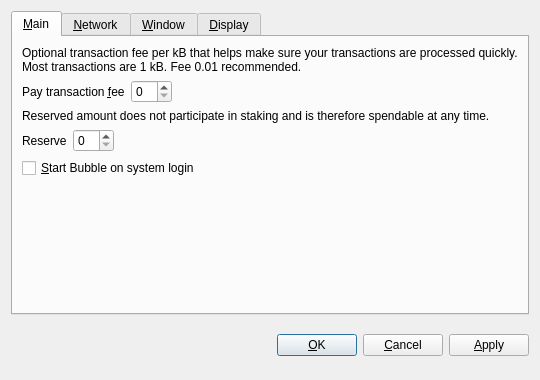
<?xml version="1.0" encoding="UTF-8"?>
<ui version="4.0">
 <class>OptionsDialog</class>
 <widget class="QDialog" name="OptionsDialog">
  <property name="geometry">
   <rect>
    <x>0</x>
    <y>0</y>
    <width>540</width>
    <height>380</height>
   </rect>
  </property>
  <property name="windowTitle">
   <string>Options</string>
  </property>
  <property name="modal">
   <bool>true</bool>
  </property>
  <layout class="QVBoxLayout" name="verticalLayout">
   <item>
    <widget class="QTabWidget" name="tabWidget">
     <property name="tabPosition">
      <enum>QTabWidget::North</enum>
     </property>
     <property name="currentIndex">
      <number>0</number>
     </property>
     <widget class="QWidget" name="tabMain">
      <attribute name="title">
       <string>&amp;Main</string>
      </attribute>
      <layout class="QVBoxLayout" name="verticalLayout_Main">
       <item>
        <widget class="QLabel" name="transactionFeeInfoLabel">
         <property name="text">
          <string>Optional transaction fee per kB that helps make sure your transactions are processed quickly. Most transactions are 1 kB. Fee 0.01 recommended.</string>
         </property>
         <property name="textFormat">
          <enum>Qt::PlainText</enum>
         </property>
         <property name="wordWrap">
          <bool>true</bool>
         </property>
        </widget>
       </item>
       <item>
        <layout class="QHBoxLayout" name="horizontalLayoutFee">
         <item>
          <widget class="QLabel" name="transactionFeeLabel">
           <property name="text">
            <string>Pay transaction &amp;fee</string>
           </property>
           <property name="textFormat">
            <enum>Qt::PlainText</enum>
           </property>
           <property name="buddy">
            <cstring>transactionFee</cstring>
           </property>
          </widget>
         </item>
         <item>
          <widget class="BitcoinAmountField" name="transactionFee"/>
         </item>
         <item>
          <spacer name="horizontalSpacerFee">
           <property name="orientation">
            <enum>Qt::Horizontal</enum>
           </property>
           <property name="sizeHint" stdset="0">
            <size>
             <width>40</width>
             <height>20</height>
            </size>
           </property>
          </spacer>
         </item>
        </layout>
       </item>
       <item>
        <widget class="QLabel" name="reserveBalanceInfoLabel">
         <property name="text">
          <string>Reserved amount does not participate in staking and is therefore spendable at any time.</string>
         </property>
         <property name="textFormat">
          <enum>Qt::PlainText</enum>
         </property>
         <property name="wordWrap">
          <bool>true</bool>
         </property>
        </widget>
       </item>
       <item>
        <layout class="QHBoxLayout" name="horizontalLayoutReserveBalance">
         <item>
          <widget class="QLabel" name="reserveBalanceLabel">
           <property name="text">
            <string>Reserve</string>
           </property>
           <property name="textFormat">
            <enum>Qt::PlainText</enum>
           </property>
           <property name="buddy">
            <cstring>reserveBalance</cstring>
           </property>
          </widget>
         </item>
         <item>
          <widget class="BitcoinAmountField" name="reserveBalance"/>
         </item>
         <item>
          <spacer name="horizontalSpacerReserveBalance">
           <property name="orientation">
            <enum>Qt::Horizontal</enum>
           </property>
           <property name="sizeHint" stdset="0">
            <size>
             <width>40</width>
             <height>20</height>
            </size>
           </property>
          </spacer>
         </item>
        </layout>
       </item>
       <item>
        <widget class="QCheckBox" name="bitcoinAtStartup">
         <property name="toolTip">
          <string>Automatically start Bubble after logging in to the system.</string>
         </property>
         <property name="text">
          <string>&amp;Start Bubble on system login</string>
         </property>
        </widget>
       </item>
       <item>
        <spacer name="verticalSpacer_Main">
         <property name="orientation">
          <enum>Qt::Vertical</enum>
         </property>
         <property name="sizeHint" stdset="0">
          <size>
           <width>20</width>
           <height>40</height>
          </size>
         </property>
        </spacer>
       </item>
      </layout>
     </widget>
     <widget class="QWidget" name="tabNetwork">
      <attribute name="title">
       <string>&amp;Network</string>
      </attribute>
      <layout class="QVBoxLayout" name="verticalLayout_Network">
       <item>
        <widget class="QCheckBox" name="mapPortUpnp">
         <property name="toolTip">
          <string>Automatically open the Bubble client port on the router. This only works when your router supports UPnP and it is enabled.</string>
         </property>
         <property name="text">
          <string>Map port using &amp;UPnP</string>
         </property>
        </widget>
       </item>
       <item>
        <widget class="QCheckBox" name="connectSocks">
         <property name="toolTip">
          <string>Connect to the Bubble network through a SOCKS5 proxy (e.g. when connecting through Tor).</string>
         </property>
         <property name="text">
          <string>&amp;Connect through SOCKS5 proxy:</string>
         </property>
        </widget>
       </item>
       <item>
        <layout class="QHBoxLayout" name="horizontalLayout_Network">
         <item>
          <widget class="QLabel" name="proxyIpLabel">
           <property name="text">
            <string>Proxy &amp;IP:</string>
           </property>
           <property name="textFormat">
            <enum>Qt::PlainText</enum>
           </property>
           <property name="buddy">
            <cstring>proxyIp</cstring>
           </property>
          </widget>
         </item>
         <item>
          <widget class="QValidatedLineEdit" name="proxyIp">
           <property name="maximumSize">
            <size>
             <width>140</width>
             <height>16777215</height>
            </size>
           </property>
           <property name="toolTip">
            <string>IP address of the proxy (e.g. 127.0.0.1)</string>
           </property>
          </widget>
         </item>
         <item>
          <widget class="QLabel" name="proxyPortLabel">
           <property name="text">
            <string>&amp;Port:</string>
           </property>
           <property name="textFormat">
            <enum>Qt::PlainText</enum>
           </property>
           <property name="buddy">
            <cstring>proxyPort</cstring>
           </property>
          </widget>
         </item>
         <item>
          <widget class="QLineEdit" name="proxyPort">
           <property name="maximumSize">
            <size>
             <width>55</width>
             <height>16777215</height>
            </size>
           </property>
           <property name="toolTip">
            <string>Port of the proxy (e.g. 9050)</string>
           </property>
          </widget>
         </item>
         <item>
          <spacer name="horizontalSpacer_Network">
           <property name="orientation">
            <enum>Qt::Horizontal</enum>
           </property>
           <property name="sizeHint" stdset="0">
            <size>
             <width>40</width>
             <height>20</height>
            </size>
           </property>
          </spacer>
         </item>
        </layout>
       </item>
       <item>
        <spacer name="verticalSpacer_Network">
         <property name="orientation">
          <enum>Qt::Vertical</enum>
         </property>
         <property name="sizeHint" stdset="0">
          <size>
           <width>20</width>
           <height>40</height>
          </size>
         </property>
        </spacer>
       </item>
      </layout>
     </widget>
     <widget class="QWidget" name="tabWindow">
      <attribute name="title">
       <string>&amp;Window</string>
      </attribute>
      <layout class="QVBoxLayout" name="verticalLayout_Window">
       <item>
        <widget class="QCheckBox" name="minimizeToTray">
         <property name="toolTip">
          <string>Show only a tray icon after minimizing the window.</string>
         </property>
         <property name="text">
          <string>&amp;Minimize to the tray instead of the taskbar</string>
         </property>
        </widget>
       </item>
       <item>
        <widget class="QCheckBox" name="minimizeOnClose">
         <property name="toolTip">
          <string>Minimize instead of exit the application when the window is closed. When this option is enabled, the application will be closed only after selecting Quit in the menu.</string>
         </property>
         <property name="text">
          <string>M&amp;inimize on close</string>
         </property>
        </widget>
       </item>
       <item>
        <spacer name="verticalSpacer_Window">
         <property name="orientation">
          <enum>Qt::Vertical</enum>
         </property>
         <property name="sizeHint" stdset="0">
          <size>
           <width>20</width>
           <height>40</height>
          </size>
         </property>
        </spacer>
       </item>
      </layout>
     </widget>
     <widget class="QWidget" name="tabDisplay">
      <attribute name="title">
       <string>&amp;Display</string>
      </attribute>
      <layout class="QVBoxLayout" name="verticalLayout_Display">
       <item>
        <layout class="QHBoxLayout" name="horizontalLayout_1_Display">
         <item>
          <widget class="QLabel" name="langLabel">
           <property name="text">
            <string>User Interface &amp;language:</string>
           </property>
           <property name="textFormat">
            <enum>Qt::PlainText</enum>
           </property>
           <property name="buddy">
            <cstring>lang</cstring>
           </property>
          </widget>
         </item>
         <item>
          <widget class="QValueComboBox" name="lang">
           <property name="toolTip">
            <string>The user interface language can be set here. This setting will take effect after restarting Bubble.</string>
           </property>
          </widget>
         </item>
        </layout>
       </item>
       <item>
        <layout class="QHBoxLayout" name="horizontalLayout_2_Display">
         <item>
          <widget class="QLabel" name="unitLabel">
           <property name="text">
            <string>&amp;Unit to show amounts in:</string>
           </property>
           <property name="textFormat">
            <enum>Qt::PlainText</enum>
           </property>
           <property name="buddy">
            <cstring>unit</cstring>
           </property>
          </widget>
         </item>
         <item>
          <widget class="QValueComboBox" name="unit">
           <property name="toolTip">
            <string>Choose the default subdivision unit to show in the interface and when sending coins.</string>
           </property>
          </widget>
         </item>
        </layout>
       </item>
       <item>
        <widget class="QCheckBox" name="coinControlFeatures">
         <property name="toolTip">
          <string>Whether to show coin control features or not.</string>
         </property>
         <property name="text">
          <string>Display coin &amp;control features (experts only!)</string>
         </property>
        </widget>
       </item>
       <item>
        <widget class="QCheckBox" name="useBlackTheme">
         <property name="text">
          <string>Use black visual theme (requires restart)</string>
         </property>
        </widget>
       </item>
       <item>
        <spacer name="verticalSpacer_Display">
         <property name="orientation">
          <enum>Qt::Vertical</enum>
         </property>
         <property name="sizeHint" stdset="0">
          <size>
           <width>20</width>
           <height>40</height>
          </size>
         </property>
        </spacer>
       </item>
      </layout>
     </widget>
    </widget>
   </item>
   <item>
    <layout class="QHBoxLayout" name="horizontalLayout_Buttons">
     <item>
      <spacer name="horizontalSpacer_1">
       <property name="orientation">
        <enum>Qt::Horizontal</enum>
       </property>
       <property name="sizeHint" stdset="0">
        <size>
         <width>40</width>
         <height>48</height>
        </size>
       </property>
      </spacer>
     </item>
     <item>
      <widget class="QLabel" name="statusLabel">
       <property name="font">
        <font>
         <weight>75</weight>
         <bold>true</bold>
        </font>
       </property>
       <property name="text">
        <string/>
       </property>
       <property name="textFormat">
        <enum>Qt::PlainText</enum>
       </property>
       <property name="wordWrap">
        <bool>true</bool>
       </property>
      </widget>
     </item>
     <item>
      <spacer name="horizontalSpacer_2">
       <property name="orientation">
        <enum>Qt::Horizontal</enum>
       </property>
       <property name="sizeHint" stdset="0">
        <size>
         <width>40</width>
         <height>48</height>
        </size>
       </property>
      </spacer>
     </item>
     <item>
      <widget class="QPushButton" name="okButton">
       <property name="text">
        <string>&amp;OK</string>
       </property>
      </widget>
     </item>
     <item>
      <widget class="QPushButton" name="cancelButton">
       <property name="text">
        <string>&amp;Cancel</string>
       </property>
       <property name="autoDefault">
        <bool>false</bool>
       </property>
      </widget>
     </item>
     <item>
      <widget class="QPushButton" name="applyButton">
       <property name="text">
        <string>&amp;Apply</string>
       </property>
       <property name="autoDefault">
        <bool>false</bool>
       </property>
      </widget>
     </item>
    </layout>
   </item>
  </layout>
 </widget>
 <customwidgets>
  <customwidget>
   <class>BitcoinAmountField</class>
   <extends>QSpinBox</extends>
   <header>bitcoinamountfield.h</header>
  </customwidget>
  <customwidget>
   <class>QValueComboBox</class>
   <extends>QComboBox</extends>
   <header>qvaluecombobox.h</header>
  </customwidget>
  <customwidget>
   <class>QValidatedLineEdit</class>
   <extends>QLineEdit</extends>
   <header>qvalidatedlineedit.h</header>
  </customwidget>
 </customwidgets>
 <resources/>
 <connections/>
</ui>
